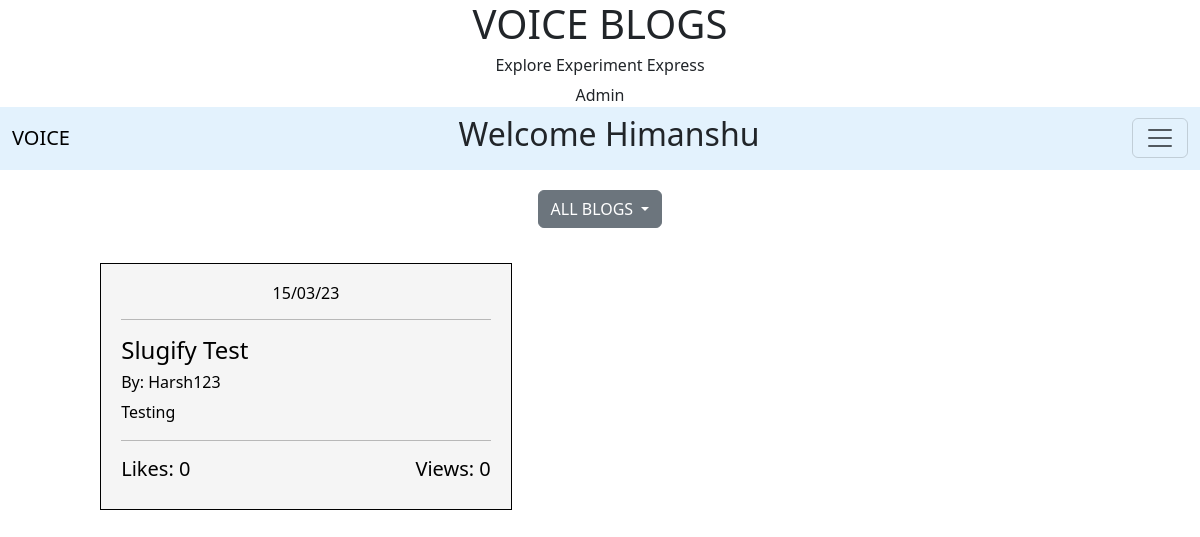
The page /Harsh123/myBlogs (signed in) on the database as committed earlier.
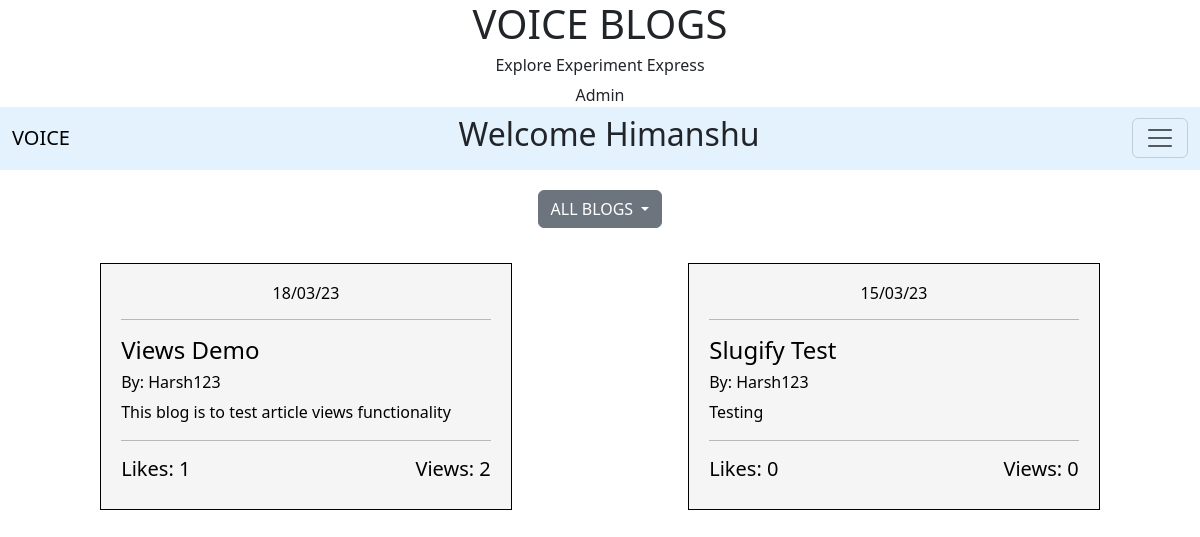
The same page on the database as committed later.
### user/models.py (models this page shows, shortened)
class Blog(models.Model):
    title = models.CharField(max_length=50)
    content = RichTextField(blank=True, null=True)
    title_tag = models.CharField(max_length=50)
    publish_date = models.DateTimeField(blank=True, null=True)
    author = models.ForeignKey(User, on_delete=models.CASCADE)
    category = models.CharField(max_length=40)
    likes = models.ManyToManyField(User, related_name="blog_likes")
    views = models.ManyToManyField(User, related_name="blog_views")
    snippet = models.TextField(max_length=100)
    class Meta:
        ordering = ['-publish_date']
    def total_likes(self):
        return self.likes.count()
    def total_views(self):
        return self.views.count()

### user/views.py (the view)
# urls.py: path("<str:user>/myBlogs",my_blogs, name='myBlogs'),
@login_required
def my_blogs(request,user):
    author = User.objects.filter(username=user)[0].pk
    blogs = Blog.objects.all().filter(author=author, publish_date__isnull=False)
    return render(request, 'user/myBlogs.html', {'blogs':blogs,'page':'myBlogs','cat_list': Category.objects.all()})

### user/templatetags/my_filters.py (called while the page is built)
@register.filter
def test(obj):
    return obj.total_likes()

@register.filter
def views_count(obj):
    return obj.total_views()

### templates/user/myBlogs.html
<!DOCTYPE html>
{% extends 'main/base.html'%}
{% load my_filters %}
{% block body_block %}
    {% include 'main/category_list.html'%}
    {% if blogs %}
        <div class="blogs container-fluid">
            {% for blog in blogs %}
            <div class="blog container-fluid">
                <a href="{% url 'blog-detail' blog.pk %}">
                    <h6 class="text-center">{{blog.publish_date|date:"d/m/y"}}</h6>
                    <hr>
                    <h4>{{blog.title}}</h4>
                    <h6>By: {{blog.author.username}}</h6>
                    <p>{{ blog.snippet }}</p>
                    <hr>
                    <div class="lV">
                        <h5>
                            Likes: {{ blog|test }}
                        </h5>
                        <h5>
                            Views: {{ blog|views_count }}
                        </h5>
                    </div>
                </a>
            </div>
            {% endfor %}
        </div>
    {% else %}
        <h2 class="text-center" style="margin-top: 20px;">No Blogs Here</h2>
    {% endif %}
{% endblock %}

Rows that differ between the two databases and show on the page:
added Blog: publish_date "18/03/23", title "Views Demo", author.username "Harsh123", snippet "This blog is to test article views functionality", id "1", id "2"
